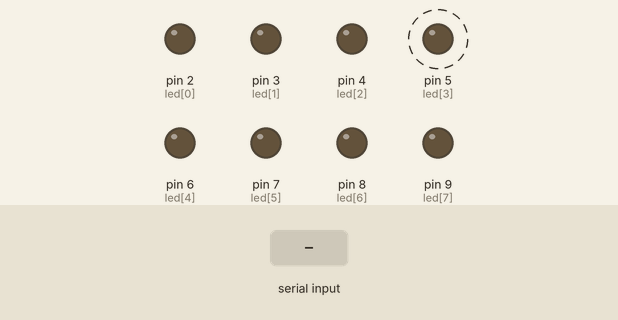
This sketch was run on a simulated Arduino Uno, built with avr-gcc and run on an emulated ATmega328P. Shown: output pins drawn as LEDs (lit = HIGH). Dashed ring = blinking. The test bench sets the inputs (shaded band). What the sketch prints to the serial monitor is not drawn.

Above: at 1.15 s.
1.6 s: "1" received over the second serial link
Timing chart, 0 to 13.8 s (numbered marks = the images above; inputs shaded):
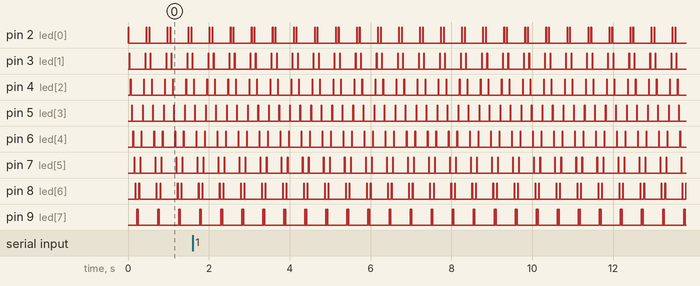

The sketch:

primerArduino.ino
```cpp
#include <SoftwareSerial.h>

SoftwareSerial BT(10, 11);

//void setup()
//{
//    Serial.println("Init");
//}
//
//void loop()
//{
//    if (BT.available()) {
//        Serial.write(BT.read());
//    }
//
//    if (Serial.available()) {
//        BT.write(Serial.read());
//    }
//}

int led[]       = { 2, 3, 4, 5, 6, 7, 8, 9 };
int size        = sizeof(led) / sizeof(int);
int span        = 1000 / size / 4 / 2;
int reminder    = 1000 - span * size * 4 * 2;

void setup()
{
    BT.begin(9600);
    Serial.begin(9600);
    Serial.print("size es: ");
    Serial.println(size);
    Serial.print("span es: ");
    Serial.println(span);
    Serial.print("reminder es: ");
    Serial.println(reminder);
    for (int l = 0; l < size; l++) {
        pinMode(led[l], OUTPUT);
    }
}

void loop()
{
    for (int l = 0; l < size; l++) {
        digitalWrite(led[l], HIGH);
        delay(span);
        digitalWrite(led[l], LOW);
        delay(span);
    }
    for (int l = size; l > 0; l--) {
        digitalWrite(led[l - 1], HIGH);
        delay(span);
        digitalWrite(led[l - 1], LOW);
        delay(span);
    }
    // wait the rest of the second
    delay(reminder);

    while (BT.available()) {
        Serial.write(BT.read());
    }

    if (Serial.available()) {
        BT.write(Serial.read());
    }
}
```

Measured:
- by itself, pin 2 (led[0]): repeats every 0.52 s: LOW 0.06 s, HIGH 0.02 s, LOW 0.44 s, HIGH 0.02 s
- by itself, pin 3 (led[1]): repeats every 0.52 s: HIGH 0.02 s, LOW 0.12 s, HIGH 0.02 s, LOW 0.38 s
- by itself, pin 4 (led[2]): repeats every 0.52 s: LOW 0.32 s, HIGH 0.02 s, LOW 0.18 s, HIGH 0.02 s
- by itself, pin 5 (led[3]): alternates HIGH for 0.02 s and LOW for 0.25 s
- by itself, pin 6 (led[4]): repeats every 0.52 s: LOW 0.20 s, HIGH 0.02 s, LOW 0.30 s, HIGH 0.02 s
- by itself, pin 7 (led[5]): repeats every 0.52 s: LOW 0.14 s, HIGH 0.02 s, LOW 0.36 s, HIGH 0.02 s
- by itself, pin 8 (led[6]): repeats every 0.52 s: LOW 0.08 s, HIGH 0.02 s, LOW 0.42 s, HIGH 0.02 s
- by itself, pin 9 (led[7]): repeats every 0.52 s: LOW 0.02 s, HIGH 0.02 s, LOW 0.48 s, HIGH 0.02 s
